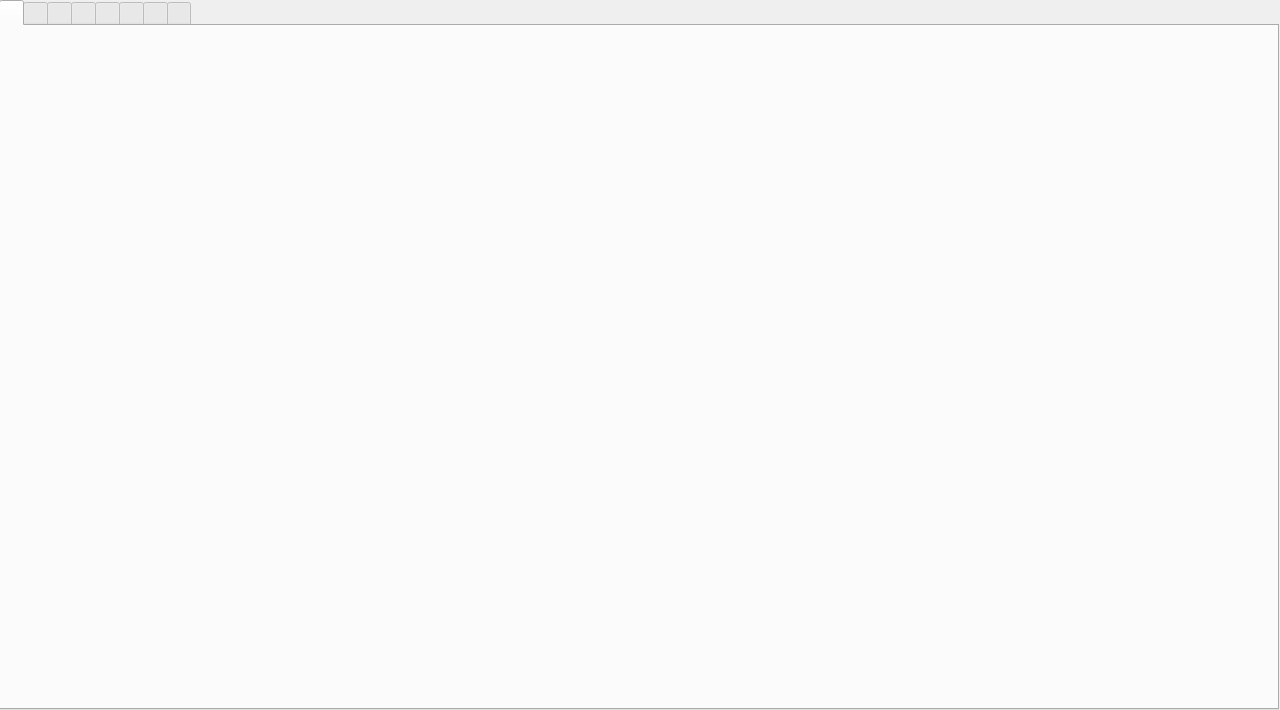
<?xml version="1.0" encoding="UTF-8"?>
<ui version="4.0">
 <class>MainWindow</class>
 <widget class="QMainWindow" name="MainWindow">
  <property name="geometry">
   <rect>
    <x>0</x>
    <y>0</y>
    <width>1280</width>
    <height>710</height>
   </rect>
  </property>
  <property name="windowTitle">
   <string>MainWindow</string>
  </property>
  <widget class="QWidget" name="centralwidget">
   <widget class="QTabWidget" name="tabWidget">
    <property name="geometry">
     <rect>
      <x>-1</x>
      <y>0</y>
      <width>1280</width>
      <height>710</height>
     </rect>
    </property>
    <property name="styleSheet">
     <string notr="true"/>
    </property>
    <property name="tabPosition">
     <enum>QTabWidget::North</enum>
    </property>
    <property name="currentIndex">
     <number>0</number>
    </property>
    <widget class="QWidget" name="tabhome">
     <property name="styleSheet">
      <string notr="true">background-image: url(:/newpics/new5.jpg);</string>
     </property>
     <attribute name="title">
      <string/>
     </attribute>
     <widget class="QLabel" name="labelgifhome">
      <property name="geometry">
       <rect>
        <x>270</x>
        <y>260</y>
        <width>371</width>
        <height>501</height>
       </rect>
      </property>
      <property name="styleSheet">
       <string notr="true">background: transparent;</string>
      </property>
      <property name="text">
       <string/>
      </property>
      <property name="scaledContents">
       <bool>true</bool>
      </property>
     </widget>
     <widget class="QPushButton" name="button_home1">
      <property name="geometry">
       <rect>
        <x>160</x>
        <y>310</y>
        <width>240</width>
        <height>105</height>
       </rect>
      </property>
      <property name="styleSheet">
       <string notr="true">background-image: url(:/newpics/new天气气泡.png);
background-position: center;
border-style:outset;</string>
      </property>
      <property name="text">
       <string/>
      </property>
     </widget>
     <widget class="QPushButton" name="button_home2">
      <property name="geometry">
       <rect>
        <x>470</x>
        <y>250</y>
        <width>240</width>
        <height>100</height>
       </rect>
      </property>
      <property name="styleSheet">
       <string notr="true">background-image: url(:/newpics/new环境气泡.png);
background-position: center;
border-style:outset;</string>
      </property>
      <property name="text">
       <string/>
      </property>
     </widget>
    </widget>
    <widget class="QWidget" name="tab_weather">
     <property name="styleSheet">
      <string notr="true">background-image: url(:/newpics/new天气.png);</string>
     </property>
     <attribute name="title">
      <string/>
     </attribute>
     <widget class="QPushButton" name="pushButton_weather">
      <property name="geometry">
       <rect>
        <x>680</x>
        <y>80</y>
        <width>71</width>
        <height>41</height>
       </rect>
      </property>
      <property name="sizePolicy">
       <sizepolicy hsizetype="Maximum" vsizetype="Minimum">
        <horstretch>0</horstretch>
        <verstretch>0</verstretch>
       </sizepolicy>
      </property>
      <property name="styleSheet">
       <string notr="true">background-image: url(:/icon/1.png);
border-style:outset;</string>
      </property>
      <property name="text">
       <string/>
      </property>
     </widget>
     <widget class="QLabel" name="label_wind_2">
      <property name="geometry">
       <rect>
        <x>900</x>
        <y>300</y>
        <width>191</width>
        <height>51</height>
       </rect>
      </property>
      <property name="sizePolicy">
       <sizepolicy hsizetype="Maximum" vsizetype="Minimum">
        <horstretch>0</horstretch>
        <verstretch>0</verstretch>
       </sizepolicy>
      </property>
      <property name="styleSheet">
       <string notr="true">color:rgb(176, 166, 169);
font: 15pt &quot;Ubuntu&quot;;
background: transparent;</string>
      </property>
      <property name="text">
       <string/>
      </property>
     </widget>
     <widget class="QLabel" name="label_recommend_2">
      <property name="geometry">
       <rect>
        <x>250</x>
        <y>470</y>
        <width>591</width>
        <height>61</height>
       </rect>
      </property>
      <property name="sizePolicy">
       <sizepolicy hsizetype="Maximum" vsizetype="Minimum">
        <horstretch>0</horstretch>
        <verstretch>0</verstretch>
       </sizepolicy>
      </property>
      <property name="styleSheet">
       <string notr="true">color:rgb(176, 166, 169);
font: 15pt &quot;Ubuntu&quot;;
background: transparent;</string>
      </property>
      <property name="text">
       <string/>
      </property>
      <property name="wordWrap">
       <bool>true</bool>
      </property>
     </widget>
     <widget class="QLabel" name="label_weather_2">
      <property name="geometry">
       <rect>
        <x>260</x>
        <y>300</y>
        <width>161</width>
        <height>51</height>
       </rect>
      </property>
      <property name="sizePolicy">
       <sizepolicy hsizetype="Maximum" vsizetype="Minimum">
        <horstretch>0</horstretch>
        <verstretch>0</verstretch>
       </sizepolicy>
      </property>
      <property name="styleSheet">
       <string notr="true">color:rgb(176, 166, 169);
font: 15pt &quot;Ubuntu&quot;;
background: transparent;</string>
      </property>
      <property name="text">
       <string/>
      </property>
     </widget>
     <widget class="QComboBox" name="comboBox">
      <property name="geometry">
       <rect>
        <x>460</x>
        <y>80</y>
        <width>121</width>
        <height>41</height>
       </rect>
      </property>
      <property name="sizePolicy">
       <sizepolicy hsizetype="Maximum" vsizetype="Minimum">
        <horstretch>0</horstretch>
        <verstretch>0</verstretch>
       </sizepolicy>
      </property>
      <property name="styleSheet">
       <string notr="true">color:rgb(176, 166, 169);
font: 13pt &quot;Ubuntu&quot;;</string>
      </property>
      <property name="maxVisibleItems">
       <number>10</number>
      </property>
     </widget>
     <widget class="QLabel" name="label_temperature_2">
      <property name="geometry">
       <rect>
        <x>570</x>
        <y>300</y>
        <width>181</width>
        <height>51</height>
       </rect>
      </property>
      <property name="sizePolicy">
       <sizepolicy hsizetype="Maximum" vsizetype="Minimum">
        <horstretch>0</horstretch>
        <verstretch>0</verstretch>
       </sizepolicy>
      </property>
      <property name="styleSheet">
       <string notr="true">color:rgb(176, 166, 169);
font: 15pt &quot;Ubuntu&quot;;
background: transparent;</string>
      </property>
      <property name="text">
       <string/>
      </property>
     </widget>
     <widget class="QPushButton" name="quitappweather">
      <property name="geometry">
       <rect>
        <x>1160</x>
        <y>20</y>
        <width>50</width>
        <height>50</height>
       </rect>
      </property>
      <property name="text">
       <string/>
      </property>
     </widget>
     <widget class="QLabel" name="labelgif_weather">
      <property name="geometry">
       <rect>
        <x>1000</x>
        <y>440</y>
        <width>200</width>
        <height>200</height>
       </rect>
      </property>
      <property name="styleSheet">
       <string notr="true">background:transparent;</string>
      </property>
      <property name="text">
       <string/>
      </property>
      <property name="scaledContents">
       <bool>true</bool>
      </property>
     </widget>
    </widget>
    <widget class="QWidget" name="tab_humiture">
     <property name="styleSheet">
      <string notr="true">background-image: url(:/newpics/new环境.png);</string>
     </property>
     <attribute name="title">
      <string/>
     </attribute>
     <widget class="QLabel" name="temTextBrowser_2">
      <property name="geometry">
       <rect>
        <x>570</x>
        <y>260</y>
        <width>91</width>
        <height>51</height>
       </rect>
      </property>
      <property name="font">
       <font>
        <family>Ubuntu</family>
        <pointsize>13</pointsize>
        <weight>50</weight>
        <italic>false</italic>
        <bold>false</bold>
       </font>
      </property>
      <property name="styleSheet">
       <string notr="true">color:rgb(46, 52, 54);
font: 13pt &quot;Ubuntu&quot;;
background: transparent;</string>
      </property>
      <property name="text">
       <string>00</string>
      </property>
     </widget>
     <widget class="QLabel" name="illTextBrowser">
      <property name="geometry">
       <rect>
        <x>270</x>
        <y>260</y>
        <width>131</width>
        <height>51</height>
       </rect>
      </property>
      <property name="font">
       <font>
        <family>Ubuntu</family>
        <pointsize>13</pointsize>
        <weight>50</weight>
        <italic>false</italic>
        <bold>false</bold>
       </font>
      </property>
      <property name="styleSheet">
       <string notr="true">color:rgb(46, 52, 54);
font: 13pt &quot;Ubuntu&quot;;
background: transparent;</string>
      </property>
      <property name="text">
       <string>00</string>
      </property>
     </widget>
     <widget class="QLabel" name="humTextBrowser_2">
      <property name="geometry">
       <rect>
        <x>880</x>
        <y>250</y>
        <width>91</width>
        <height>51</height>
       </rect>
      </property>
      <property name="font">
       <font>
        <family>Ubuntu</family>
        <pointsize>13</pointsize>
        <weight>50</weight>
        <italic>false</italic>
        <bold>false</bold>
       </font>
      </property>
      <property name="styleSheet">
       <string notr="true">color:rgb(46, 52, 54);
font: 13pt &quot;Ubuntu&quot;;
background: transparent;</string>
      </property>
      <property name="text">
       <string>00</string>
      </property>
     </widget>
     <widget class="QLabel" name="timeTextBrowser">
      <property name="geometry">
       <rect>
        <x>310</x>
        <y>10</y>
        <width>571</width>
        <height>51</height>
       </rect>
      </property>
      <property name="font">
       <font>
        <family>Ubuntu</family>
        <pointsize>13</pointsize>
        <weight>50</weight>
        <italic>false</italic>
        <bold>false</bold>
       </font>
      </property>
      <property name="styleSheet">
       <string notr="true">color:rgb(46, 52, 54);
font: 13pt &quot;Ubuntu&quot;;
background: transparent;</string>
      </property>
      <property name="text">
       <string/>
      </property>
     </widget>
     <widget class="QPushButton" name="quitapphumiture">
      <property name="geometry">
       <rect>
        <x>1160</x>
        <y>20</y>
        <width>50</width>
        <height>50</height>
       </rect>
      </property>
      <property name="text">
       <string/>
      </property>
     </widget>
     <widget class="QLabel" name="labelgif_env">
      <property name="geometry">
       <rect>
        <x>980</x>
        <y>420</y>
        <width>200</width>
        <height>200</height>
       </rect>
      </property>
      <property name="styleSheet">
       <string notr="true">background:transparent;</string>
      </property>
      <property name="text">
       <string/>
      </property>
      <property name="scaledContents">
       <bool>true</bool>
      </property>
     </widget>
    </widget>
    <widget class="QWidget" name="tab_WiFi">
     <property name="styleSheet">
      <string notr="true">background-image: url(:/newpics/newWIFI.png);</string>
     </property>
     <attribute name="title">
      <string/>
     </attribute>
     <widget class="QGroupBox" name="groupBox">
      <property name="geometry">
       <rect>
        <x>250</x>
        <y>60</y>
        <width>741</width>
        <height>451</height>
       </rect>
      </property>
      <property name="styleSheet">
       <string notr="true">font: 11pt &quot;Ubuntu&quot;;
background-image:url(:/icon/white.bmp)</string>
      </property>
      <property name="title">
       <string/>
      </property>
      <widget class="QScrollArea" name="scrollArea">
       <property name="geometry">
        <rect>
         <x>0</x>
         <y>0</y>
         <width>741</width>
         <height>451</height>
        </rect>
       </property>
       <property name="styleSheet">
        <string notr="true"/>
       </property>
       <property name="widgetResizable">
        <bool>true</bool>
       </property>
       <widget class="QWidget" name="scrollAreaWidgetContents">
        <property name="geometry">
         <rect>
          <x>0</x>
          <y>0</y>
          <width>739</width>
          <height>449</height>
         </rect>
        </property>
        <layout class="QHBoxLayout" name="horizontalLayout_2">
         <item>
          <layout class="QHBoxLayout" name="horizontalLayout">
           <property name="spacing">
            <number>0</number>
           </property>
           <item>
            <layout class="QVBoxLayout" name="verticalLayout">
             <property name="spacing">
              <number>0</number>
             </property>
             <item>
              <widget class="QRadioButton" name="Wlan1">
               <property name="styleSheet">
                <string notr="true">font: 10pt &quot;Ubuntu&quot;;</string>
               </property>
               <property name="text">
                <string/>
               </property>
              </widget>
             </item>
             <item>
              <widget class="QRadioButton" name="Wlan2">
               <property name="styleSheet">
                <string notr="true">font: 10pt &quot;Ubuntu&quot;;</string>
               </property>
               <property name="text">
                <string/>
               </property>
              </widget>
             </item>
             <item>
              <widget class="QRadioButton" name="Wlan3">
               <property name="styleSheet">
                <string notr="true">font: 10pt &quot;Ubuntu&quot;;</string>
               </property>
               <property name="text">
                <string/>
               </property>
              </widget>
             </item>
             <item>
              <widget class="QRadioButton" name="Wlan4">
               <property name="styleSheet">
                <string notr="true">font: 10pt &quot;Ubuntu&quot;;</string>
               </property>
               <property name="text">
                <string/>
               </property>
              </widget>
             </item>
             <item>
              <widget class="QRadioButton" name="Wlan5">
               <property name="styleSheet">
                <string notr="true">font: 10pt &quot;Ubuntu&quot;;</string>
               </property>
               <property name="text">
                <string/>
               </property>
              </widget>
             </item>
             <item>
              <widget class="QRadioButton" name="Wlan6">
               <property name="styleSheet">
                <string notr="true">font: 10pt &quot;Ubuntu&quot;;</string>
               </property>
               <property name="text">
                <string/>
               </property>
              </widget>
             </item>
             <item>
              <widget class="QRadioButton" name="Wlan7">
               <property name="styleSheet">
                <string notr="true">font: 10pt &quot;Ubuntu&quot;;</string>
               </property>
               <property name="text">
                <string/>
               </property>
              </widget>
             </item>
             <item>
              <widget class="QRadioButton" name="Wlan8">
               <property name="styleSheet">
                <string notr="true">font: 10pt &quot;Ubuntu&quot;;</string>
               </property>
               <property name="text">
                <string/>
               </property>
              </widget>
             </item>
             <item>
              <widget class="QRadioButton" name="Wlan9">
               <property name="styleSheet">
                <string notr="true">font: 10pt &quot;Ubuntu&quot;;</string>
               </property>
               <property name="text">
                <string/>
               </property>
              </widget>
             </item>
             <item>
              <widget class="QRadioButton" name="Wlan10">
               <property name="styleSheet">
                <string notr="true">font: 10pt &quot;Ubuntu&quot;;</string>
               </property>
               <property name="text">
                <string/>
               </property>
              </widget>
             </item>
             <item>
              <widget class="QRadioButton" name="Wlan11">
               <property name="styleSheet">
                <string notr="true">font: 10pt &quot;Ubuntu&quot;;</string>
               </property>
               <property name="text">
                <string/>
               </property>
              </widget>
             </item>
             <item>
              <widget class="QRadioButton" name="Wlan12">
               <property name="styleSheet">
                <string notr="true">font: 10pt &quot;Ubuntu&quot;;</string>
               </property>
               <property name="text">
                <string/>
               </property>
              </widget>
             </item>
             <item>
              <widget class="QRadioButton" name="Wlan13">
               <property name="styleSheet">
                <string notr="true">font: 10pt &quot;Ubuntu&quot;;</string>
               </property>
               <property name="text">
                <string/>
               </property>
              </widget>
             </item>
             <item>
              <widget class="QRadioButton" name="Wlan14">
               <property name="styleSheet">
                <string notr="true">font: 10pt &quot;Ubuntu&quot;;</string>
               </property>
               <property name="text">
                <string/>
               </property>
              </widget>
             </item>
             <item>
              <widget class="QRadioButton" name="Wlan15">
               <property name="styleSheet">
                <string notr="true">font: 10pt &quot;Ubuntu&quot;;</string>
               </property>
               <property name="text">
                <string/>
               </property>
              </widget>
             </item>
             <item>
              <widget class="QRadioButton" name="Wlan16">
               <property name="styleSheet">
                <string notr="true">font: 10pt &quot;Ubuntu&quot;;</string>
               </property>
               <property name="text">
                <string/>
               </property>
              </widget>
             </item>
            </layout>
           </item>
          </layout>
         </item>
        </layout>
       </widget>
      </widget>
     </widget>
     <widget class="QPushButton" name="connectBTN_2">
      <property name="geometry">
       <rect>
        <x>330</x>
        <y>540</y>
        <width>165</width>
        <height>51</height>
       </rect>
      </property>
      <property name="styleSheet">
       <string notr="true">background-image:url(:/icon/update_wifi.png);
border-style:outset;</string>
      </property>
      <property name="text">
       <string/>
      </property>
     </widget>
     <widget class="QPushButton" name="connectBTN">
      <property name="geometry">
       <rect>
        <x>770</x>
        <y>540</y>
        <width>165</width>
        <height>51</height>
       </rect>
      </property>
      <property name="styleSheet">
       <string notr="true">background-image:url(:/icon/connect_wifi.png);
border-style:outset;</string>
      </property>
      <property name="text">
       <string/>
      </property>
     </widget>
     <widget class="QPushButton" name="quitappwifi">
      <property name="geometry">
       <rect>
        <x>1160</x>
        <y>20</y>
        <width>50</width>
        <height>50</height>
       </rect>
      </property>
      <property name="text">
       <string/>
      </property>
     </widget>
     <widget class="QLabel" name="labelgif_wifi">
      <property name="geometry">
       <rect>
        <x>990</x>
        <y>420</y>
        <width>200</width>
        <height>200</height>
       </rect>
      </property>
      <property name="styleSheet">
       <string notr="true">background:transparent;</string>
      </property>
      <property name="text">
       <string/>
      </property>
      <property name="scaledContents">
       <bool>true</bool>
      </property>
     </widget>
    </widget>
    <widget class="QWidget" name="tab_control">
     <property name="styleSheet">
      <string notr="true">background-image: url(:/newpics/new设备.png);</string>
     </property>
     <attribute name="title">
      <string/>
     </attribute>
     <widget class="QPushButton" name="pushButton_led1_on">
      <property name="geometry">
       <rect>
        <x>250</x>
        <y>290</y>
        <width>71</width>
        <height>35</height>
       </rect>
      </property>
      <property name="styleSheet">
       <string notr="true">background-image:url(:/icon/disopen.png);
border-style:outset;</string>
      </property>
      <property name="text">
       <string/>
      </property>
     </widget>
     <widget class="QPushButton" name="pushButton_led2_on">
      <property name="geometry">
       <rect>
        <x>250</x>
        <y>390</y>
        <width>71</width>
        <height>35</height>
       </rect>
      </property>
      <property name="styleSheet">
       <string notr="true">background-image:url(:/icon/disopen.png);
border-style:outset;</string>
      </property>
      <property name="text">
       <string/>
      </property>
     </widget>
     <widget class="QPushButton" name="pushButton_led3_on">
      <property name="geometry">
       <rect>
        <x>250</x>
        <y>500</y>
        <width>71</width>
        <height>35</height>
       </rect>
      </property>
      <property name="styleSheet">
       <string notr="true">background-image:url(:/icon/disopen.png);
border-style:outset;</string>
      </property>
      <property name="text">
       <string/>
      </property>
     </widget>
     <widget class="QPushButton" name="pushButton_beep_on">
      <property name="geometry">
       <rect>
        <x>890</x>
        <y>290</y>
        <width>71</width>
        <height>35</height>
       </rect>
      </property>
      <property name="styleSheet">
       <string notr="true">background-image:url(:/icon/disopen.png);
border-style:outset;</string>
      </property>
      <property name="text">
       <string/>
      </property>
     </widget>
     <widget class="QPushButton" name="pushButton_beep_off">
      <property name="geometry">
       <rect>
        <x>890</x>
        <y>420</y>
        <width>71</width>
        <height>35</height>
       </rect>
      </property>
      <property name="styleSheet">
       <string notr="true">background-image:url(:/icon/close.png);
border-style:outset;</string>
      </property>
      <property name="text">
       <string/>
      </property>
     </widget>
     <widget class="QPushButton" name="pushButton_led1_off">
      <property name="geometry">
       <rect>
        <x>350</x>
        <y>290</y>
        <width>71</width>
        <height>35</height>
       </rect>
      </property>
      <property name="styleSheet">
       <string notr="true">background-image:url(:/icon/close.png);
border-style:outset;</string>
      </property>
      <property name="text">
       <string/>
      </property>
     </widget>
     <widget class="QPushButton" name="pushButton_led2_off">
      <property name="geometry">
       <rect>
        <x>350</x>
        <y>390</y>
        <width>71</width>
        <height>35</height>
       </rect>
      </property>
      <property name="styleSheet">
       <string notr="true">background-image:url(:/icon/close.png);
border-style:outset;</string>
      </property>
      <property name="text">
       <string/>
      </property>
     </widget>
     <widget class="QPushButton" name="pushButton_led3_off">
      <property name="geometry">
       <rect>
        <x>350</x>
        <y>500</y>
        <width>71</width>
        <height>35</height>
       </rect>
      </property>
      <property name="styleSheet">
       <string notr="true">background-image:url(:/icon/close.png);
border-style:outset;</string>
      </property>
      <property name="text">
       <string/>
      </property>
     </widget>
     <widget class="QPushButton" name="quitappcotrol">
      <property name="geometry">
       <rect>
        <x>1160</x>
        <y>20</y>
        <width>50</width>
        <height>50</height>
       </rect>
      </property>
      <property name="text">
       <string/>
      </property>
     </widget>
     <widget class="QLabel" name="labelgif_ctrl">
      <property name="geometry">
       <rect>
        <x>980</x>
        <y>410</y>
        <width>200</width>
        <height>200</height>
       </rect>
      </property>
      <property name="styleSheet">
       <string notr="true">background:transparent;</string>
      </property>
      <property name="text">
       <string/>
      </property>
      <property name="scaledContents">
       <bool>true</bool>
      </property>
     </widget>
    </widget>
    <widget class="QWidget" name="tab_abnormal">
     <property name="styleSheet">
      <string notr="true">background-image: url(:/newpics/new自动光照.png);</string>
     </property>
     <attribute name="title">
      <string/>
     </attribute>
     <widget class="QPushButton" name="pushButton_abn_led">
      <property name="geometry">
       <rect>
        <x>260</x>
        <y>570</y>
        <width>115</width>
        <height>41</height>
       </rect>
      </property>
      <property name="styleSheet">
       <string notr="true">background-image:url(:/icon/6.png);
border-style:outset;</string>
      </property>
      <property name="text">
       <string/>
      </property>
     </widget>
     <widget class="QPushButton" name="pushButton_abn_ON">
      <property name="geometry">
       <rect>
        <x>900</x>
        <y>310</y>
        <width>115</width>
        <height>38</height>
       </rect>
      </property>
      <property name="styleSheet">
       <string notr="true">background-image:url(:/icon/disOpenMonitoring.png);
border-style:outset;</string>
      </property>
      <property name="text">
       <string/>
      </property>
     </widget>
     <widget class="QPushButton" name="pushButton_abn_OFF">
      <property name="geometry">
       <rect>
        <x>900</x>
        <y>470</y>
        <width>115</width>
        <height>38</height>
       </rect>
      </property>
      <property name="styleSheet">
       <string notr="true">background-image:url(:/icon/CloseMonitoring.png);
border-style:outset;</string>
      </property>
      <property name="text">
       <string/>
      </property>
     </widget>
     <widget class="QPushButton" name="quitappabnormal">
      <property name="geometry">
       <rect>
        <x>1160</x>
        <y>20</y>
        <width>50</width>
        <height>50</height>
       </rect>
      </property>
      <property name="text">
       <string/>
      </property>
     </widget>
     <widget class="QLabel" name="labelgif_auto">
      <property name="geometry">
       <rect>
        <x>990</x>
        <y>420</y>
        <width>200</width>
        <height>200</height>
       </rect>
      </property>
      <property name="styleSheet">
       <string notr="true">background:transparent;</string>
      </property>
      <property name="text">
       <string/>
      </property>
      <property name="scaledContents">
       <bool>true</bool>
      </property>
     </widget>
    </widget>
    <widget class="QWidget" name="tab_facerec">
     <property name="styleSheet">
      <string notr="true">background-image: url(:/newpics/new5.jpg);</string>
     </property>
     <attribute name="title">
      <string/>
     </attribute>
     <widget class="QLabel" name="label_facerec">
      <property name="geometry">
       <rect>
        <x>140</x>
        <y>30</y>
        <width>960</width>
        <height>540</height>
       </rect>
      </property>
      <property name="styleSheet">
       <string notr="true">background:transparent;</string>
      </property>
      <property name="text">
       <string/>
      </property>
      <property name="scaledContents">
       <bool>true</bool>
      </property>
     </widget>
     <widget class="QPushButton" name="button_startface">
      <property name="geometry">
       <rect>
        <x>430</x>
        <y>600</y>
        <width>115</width>
        <height>38</height>
       </rect>
      </property>
      <property name="styleSheet">
       <string notr="true">background-image:url(:/icon/disOpenMonitoring.png);
border-style:outset;</string>
      </property>
      <property name="text">
       <string/>
      </property>
     </widget>
     <widget class="QPushButton" name="button_stopface">
      <property name="geometry">
       <rect>
        <x>770</x>
        <y>600</y>
        <width>115</width>
        <height>38</height>
       </rect>
      </property>
      <property name="styleSheet">
       <string notr="true">background-image:url(:/icon/CloseMonitoring.png);
border-style:outset;</string>
      </property>
      <property name="text">
       <string/>
      </property>
     </widget>
    </widget>
    <widget class="QWidget" name="tab_ioT">
     <property name="styleSheet">
      <string notr="true">QWidget#tab_ioT{background-image: url(:/newpics/new5.jpg);}</string>
     </property>
     <attribute name="title">
      <string/>
     </attribute>
     <widget class="QComboBox" name="comboBox_paswordway">
      <property name="geometry">
       <rect>
        <x>490</x>
        <y>230</y>
        <width>211</width>
        <height>41</height>
       </rect>
      </property>
      <item>
       <property name="text">
        <string>MD5</string>
       </property>
      </item>
     </widget>
     <widget class="QComboBox" name="comboBox_city">
      <property name="geometry">
       <rect>
        <x>490</x>
        <y>350</y>
        <width>211</width>
        <height>41</height>
       </rect>
      </property>
      <item>
       <property name="text">
        <string>广州</string>
       </property>
      </item>
      <item>
       <property name="text">
        <string>北京</string>
       </property>
      </item>
     </widget>
     <widget class="QPushButton" name="pushButton_calculate">
      <property name="geometry">
       <rect>
        <x>370</x>
        <y>470</y>
        <width>165</width>
        <height>45</height>
       </rect>
      </property>
      <property name="styleSheet">
       <string notr="true">background-image:url(:/icon/2.png);
border-style:outset;</string>
      </property>
      <property name="text">
       <string/>
      </property>
     </widget>
     <widget class="QPushButton" name="pushButton_connectmqtt">
      <property name="geometry">
       <rect>
        <x>690</x>
        <y>470</y>
        <width>165</width>
        <height>45</height>
       </rect>
      </property>
      <property name="styleSheet">
       <string notr="true">background-image:url(:/icon/4.png);
border-style:outset;</string>
      </property>
      <property name="text">
       <string/>
      </property>
     </widget>
     <widget class="QPushButton" name="quitappioT">
      <property name="geometry">
       <rect>
        <x>1160</x>
        <y>20</y>
        <width>50</width>
        <height>50</height>
       </rect>
      </property>
      <property name="text">
       <string/>
      </property>
     </widget>
    </widget>
   </widget>
  </widget>
 </widget>
 <resources/>
 <connections/>
</ui>
